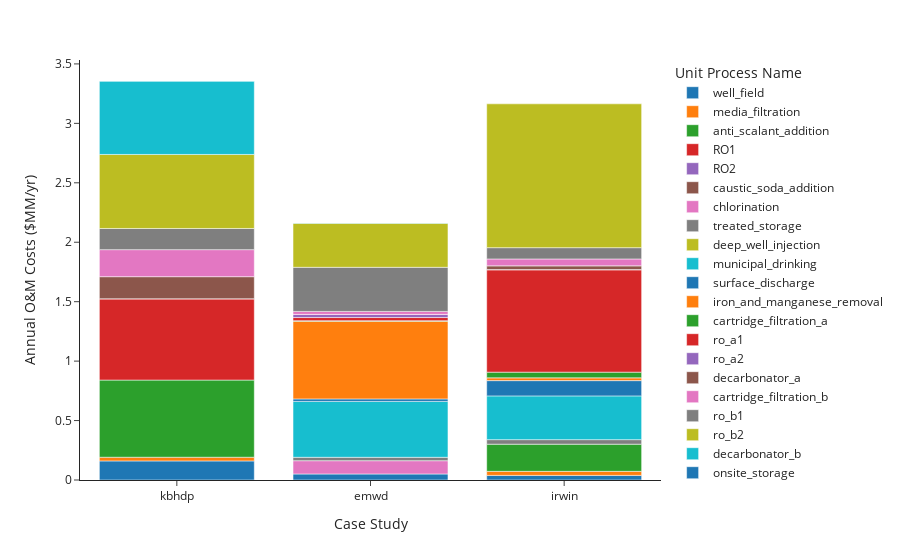

Notebook code cell kept with this figure:
### Code cell
fig = px.bar(sys_df, x="Case Study", y="Value", color="Unit Process Name",
              labels={"Variable": "",  "Value": "Annual O&M Costs ($MM/yr)"},
            template="simple_white")
fig.show()

### Figure 1 — Plotly figure (JSON) as saved in the notebook; plotly's stock layout.template omitted (floating-point values rounded to 4 significant figures)
{"data": [{"alignmentgroup": "True", "hovertemplate": "Unit Process Name=well_field<br>Case Study=%{x}<br>Annual O&M Costs ($MM/yr)=%{y}<extra></extra>", "legendgroup": "well_field", "marker": {"color": "#1F77B4"}, "name": "well_field", "offsetgroup": "well_field", "orientation": "v", "showlegend": true, "textposition": "auto", "type": "bar", "x": ["kbhdp", "emwd", "irwin"], "xaxis": "x", "y": [0.1606, 0.05065, 0.03879], "yaxis": "y"}, {"alignmentgroup": "True", "hovertemplate": "Unit Process Name=media_filtration<br>Case Study=%{x}<br>Annual O&M Costs ($MM/yr)=%{y}<extra></extra>", "legendgroup": "media_filtration", "marker": {"color": "#FF7F0E"}, "name": "media_filtration", "offsetgroup": "media_filtration", "orientation": "v", "showlegend": true, "textposition": "auto", "type": "bar", "x": ["kbhdp", "irwin"], "xaxis": "x", "y": [0.03104, 0.03412], "yaxis": "y"}, {"alignmentgroup": "True", "hovertemplate": "Unit Process Name=anti_scalant_addition<br>Case Study=%{x}<br>Annual O&M Costs ($MM/yr)=%{y}<extra></extra>", "legendgroup": "anti_scalant_addition", "marker": {"color": "#2CA02C"}, "name": "anti_scalant_addition", "offsetgroup": "anti_scalant_addition", "orientation": "v", "showlegend": true, "textposition": "auto", "type": "bar", "x": ["kbhdp", "irwin"], "xaxis": "x", "y": [0.6491, 0.2284], "yaxis": "y"}, {"alignmentgroup": "True", "hovertemplate": "Unit Process Name=RO1<br>Case Study=%{x}<br>Annual O&M Costs ($MM/yr)=%{y}<extra></extra>", "legendgroup": "RO1", "marker": {"color": "#D62728"}, "name": "RO1", "offsetgroup": "RO1", "orientation": "v", "showlegend": true, "textposition": "auto", "type": "bar", "x": ["kbhdp"], "xaxis": "x", "y": [0.6836], "yaxis": "y"}, {"alignmentgroup": "True", "hovertemplate": "Unit Process Name=RO2<br>Case Study=%{x}<br>Annual O&M Costs ($MM/yr)=%{y}<extra></extra>", "legendgroup": "RO2", "marker": {"color": "#9467BD"}, "name": "RO2", "offsetgroup": "RO2", "orientation": "v", "showlegend": true, "textposition": "auto", "type": "bar", "x": ["kbhdp"], "xaxis": "x", "y": [7.232e-05], "yaxis": "y"}, {"alignmentgroup": "True", "hovertemplate": "Unit Process Name=caustic_soda_addition<br>Case Study=%{x}<br>Annual O&M Costs ($MM/yr)=%{y}<extra></extra>", "legendgroup": "caustic_soda_addition", "marker": {"color": "#8C564B"}, "name": "caustic_soda_addition", "offsetgroup": "caustic_soda_addition", "orientation": "v", "showlegend": true, "textposition": "auto", "type": "bar", "x": ["kbhdp"], "xaxis": "x", "y": [0.1859], "yaxis": "y"}, {"alignmentgroup": "True", "hovertemplate": "Unit Process Name=chlorination<br>Case Study=%{x}<br>Annual O&M Costs ($MM/yr)=%{y}<extra></extra>", "legendgroup": "chlorination", "marker": {"color": "#E377C2"}, "name": "chlorination", "offsetgroup": "chlorination", "orientation": "v", "showlegend": true, "textposition": "auto", "type": "bar", "x": ["kbhdp", "emwd"], "xaxis": "x", "y": [0.2275, 0.1117], "yaxis": "y"}, {"alignmentgroup": "True", "hovertemplate": "Unit Process Name=treated_storage<br>Case Study=%{x}<br>Annual O&M Costs ($MM/yr)=%{y}<extra></extra>", "legendgroup": "treated_storage", "marker": {"color": "#7F7F7F"}, "name": "treated_storage", "offsetgroup": "treated_storage", "orientation": "v", "showlegend": true, "textposition": "auto", "type": "bar", "x": ["kbhdp", "emwd", "irwin"], "xaxis": "x", "y": [0.1779, 0.02868, 0.0382], "yaxis": "y"}, {"alignmentgroup": "True", "hovertemplate": "Unit Process Name=deep_well_injection<br>Case Study=%{x}<br>Annual O&M Costs ($MM/yr)=%{y}<extra></extra>", "legendgroup": "deep_well_injection", "marker": {"color": "#BCBD22"}, "name": "deep_well_injection", "offsetgroup": "deep_well_injection", "orientation": "v", "showlegend": true, "textposition": "auto", "type": "bar", "x": ["kbhdp"], "xaxis": "x", "y": [0.6227], "yaxis": "y"}, {"alignmentgroup": "True", "hovertemplate": "Unit Process Name=municipal_drinking<br>Case Study=%{x}<br>Annual O&M Costs ($MM/yr)=%{y}<extra></extra>", "legendgroup": "municipal_drinking", "marker": {"color": "#17BECF"}, "name": "municipal_drinking", "offsetgroup": "municipal_drinking", "orientation": "v", "showlegend": true, "textposition": "auto", "type": "bar", "x": ["kbhdp", "emwd", "irwin"], "xaxis": "x", "y": [0.6174, 0.47, 0.3681], "yaxis": "y"}, {"alignmentgroup": "True", "hovertemplate": "Unit Process Name=surface_discharge<br>Case Study=%{x}<br>Annual O&M Costs ($MM/yr)=%{y}<extra></extra>", "legendgroup": "surface_discharge", "marker": {"color": "#1F77B4"}, "name": "surface_discharge", "offsetgroup": "surface_discharge", "orientation": "v", "showlegend": true, "textposition": "auto", "type": "bar", "x": ["kbhdp", "emwd"], "xaxis": "x", "y": [0.0004031, 0.02121], "yaxis": "y"}, {"alignmentgroup": "True", "hovertemplate": "Unit Process Name=iron_and_manganese_removal<br>Case Study=%{x}<br>Annual O&M Costs ($MM/yr)=%{y}<extra></extra>", "legendgroup": "iron_and_manganese_removal", "marker": {"color": "#FF7F0E"}, "name": "iron_and_manganese_removal", "offsetgroup": "iron_and_manganese_removal", "orientation": "v", "showlegend": true, "textposition": "auto", "type": "bar", "x": ["emwd"], "xaxis": "x", "y": [0.6529], "yaxis": "y"}, {"alignmentgroup": "True", "hovertemplate": "Unit Process Name=cartridge_filtration_a<br>Case Study=%{x}<br>Annual O&M Costs ($MM/yr)=%{y}<extra></extra>", "legendgroup": "cartridge_filtration_a", "marker": {"color": "#2CA02C"}, "name": "cartridge_filtration_a", "offsetgroup": "cartridge_filtration_a", "orientation": "v", "showlegend": true, "textposition": "auto", "type": "bar", "x": ["emwd"], "xaxis": "x", "y": [0.005304], "yaxis": "y"}, {"alignmentgroup": "True", "hovertemplate": "Unit Process Name=ro_a1<br>Case Study=%{x}<br>Annual O&M Costs ($MM/yr)=%{y}<extra></extra>", "legendgroup": "ro_a1", "marker": {"color": "#D62728"}, "name": "ro_a1", "offsetgroup": "ro_a1", "orientation": "v", "showlegend": true, "textposition": "auto", "type": "bar", "x": ["emwd"], "xaxis": "x", "y": [0.02621], "yaxis": "y"}, {"alignmentgroup": "True", "hovertemplate": "Unit Process Name=ro_a2<br>Case Study=%{x}<br>Annual O&M Costs ($MM/yr)=%{y}<extra></extra>", "legendgroup": "ro_a2", "marker": {"color": "#9467BD"}, "name": "ro_a2", "offsetgroup": "ro_a2", "orientation": "v", "showlegend": true, "textposition": "auto", "type": "bar", "x": ["emwd"], "xaxis": "x", "y": [0.02621], "yaxis": "y"}, {"alignmentgroup": "True", "hovertemplate": "Unit Process Name=decarbonator_a<br>Case Study=%{x}<br>Annual O&M Costs ($MM/yr)=%{y}<extra></extra>", "legendgroup": "decarbonator_a", "marker": {"color": "#8C564B"}, "name": "decarbonator_a", "offsetgroup": "decarbonator_a", "orientation": "v", "showlegend": true, "textposition": "auto", "type": "bar", "x": ["emwd"], "xaxis": "x", "y": [0.0003133], "yaxis": "y"}, {"alignmentgroup": "True", "hovertemplate": "Unit Process Name=cartridge_filtration_b<br>Case Study=%{x}<br>Annual O&M Costs ($MM/yr)=%{y}<extra></extra>", "legendgroup": "cartridge_filtration_b", "marker": {"color": "#E377C2"}, "name": "cartridge_filtration_b", "offsetgroup": "cartridge_filtration_b", "orientation": "v", "showlegend": true, "textposition": "auto", "type": "bar", "x": ["emwd"], "xaxis": "x", "y": [0.02507], "yaxis": "y"}, {"alignmentgroup": "True", "hovertemplate": "Unit Process Name=ro_b1<br>Case Study=%{x}<br>Annual O&M Costs ($MM/yr)=%{y}<extra></extra>", "legendgroup": "ro_b1", "marker": {"color": "#7F7F7F"}, "name": "ro_b1", "offsetgroup": "ro_b1", "orientation": "v", "showlegend": true, "textposition": "auto", "type": "bar", "x": ["emwd"], "xaxis": "x", "y": [0.371], "yaxis": "y"}, {"alignmentgroup": "True", "hovertemplate": "Unit Process Name=ro_b2<br>Case Study=%{x}<br>Annual O&M Costs ($MM/yr)=%{y}<extra></extra>", "legendgroup": "ro_b2", "marker": {"color": "#BCBD22"}, "name": "ro_b2", "offsetgroup": "ro_b2", "orientation": "v", "showlegend": true, "textposition": "auto", "type": "bar", "x": ["emwd"], "xaxis": "x", "y": [0.371], "yaxis": "y"}, {"alignmentgroup": "True", "hovertemplate": "Unit Process Name=decarbonator_b<br>Case Study=%{x}<br>Annual O&M Costs ($MM/yr)=%{y}<extra></extra>", "legendgroup": "decarbonator_b", "marker": {"color": "#17BECF"}, "name": "decarbonator_b", "offsetgroup": "decarbonator_b", "orientation": "v", "showlegend": true, "textposition": "auto", "type": "bar", "x": ["emwd"], "xaxis": "x", "y": [0.001179], "yaxis": "y"}, {"alignmentgroup": "True", "hovertemplate": "Unit Process Name=onsite_storage<br>Case Study=%{x}<br>Annual O&M Costs ($MM/yr)=%{y}<extra></extra>", "legendgroup": "onsite_storage", "marker": {"color": "#1F77B4"}, "name": "onsite_storage", "offsetgroup": "onsite_storage", "orientation": "v", "showlegend": true, "textposition": "auto", "type": "bar", "x": ["irwin"], "xaxis": "x", "y": [0.1285], "yaxis": "y"}, {"alignmentgroup": "True", "hovertemplate": "Unit Process Name=hydrochloric_acid_addition<br>Case Study=%{x}<br>Annual O&M Costs ($MM/yr)=%{y}<extra></extra>", "legendgroup": "hydrochloric_acid_addition", "marker": {"color": "#FF7F0E"}, "name": "hydrochloric_acid_addition", "offsetgroup": "hydrochloric_acid_addition", "orientation": "v", "showlegend": true, "textposition": "auto", "type": "bar", "x": ["irwin"], "xaxis": "x", "y": [0.02322], "yaxis": "y"}, {"alignmentgroup": "True", "hovertemplate": "Unit Process Name=sodium_bisulfite_addition<br>Case Study=%{x}<br>Annual O&M Costs ($MM/yr)=%{y}<extra></extra>", "legendgroup": "sodium_bisulfite_addition", "marker": {"color": "#2CA02C"}, "name": "sodium_bisulfite_addition", "offsetgroup": "sodium_bisulfite_addition", "orientation": "v", "showlegend": true, "textposition": "auto", "type": "bar", "x": ["irwin"], "xaxis": "x", "y": [0.04799], "yaxis": "y"}, {"alignmentgroup": "True", "hovertemplate": "Unit Process Name=electrodialysis_reversal<br>Case Study=%{x}<br>Annual O&M Costs ($MM/yr)=%{y}<extra></extra>", "legendgroup": "electrodialysis_reversal", "marker": {"color": "#D62728"}, "name": "electrodialysis_reversal", "offsetgroup": "electrodialysis_reversal", "orientation": "v", "showlegend": true, "textposition": "auto", "type": "bar", "x": ["irwin"], "xaxis": "x", "y": [0.8612], "yaxis": "y"}, {"alignmentgroup": "True", "hovertemplate": "Unit Process Name=water_pumping_station<br>Case Study=%{x}<br>Annual O&M Costs ($MM/yr)=%{y}<extra></extra>", "legendgroup": "water_pumping_station", "marker": {"color": "#9467BD"}, "name": "water_pumping_station", "offsetgroup": "water_pumping_station", "orientation": "v", "showlegend": true, "textposition": "auto", "type": "bar", "x": ["irwin"], "xaxis": "x", "y": [0.001269], "yaxis": "y"}, {"alignmentgroup": "True", "hovertemplate": "Unit Process Name=lime_softening<br>Case Study=%{x}<br>Annual O&M Costs ($MM/yr)=%{y}<extra></extra>", "legendgroup": "lime_softening", "marker": {"color": "#8C564B"}, "name": "lime_softening", "offsetgroup": "lime_softening", "orientation": "v", "showlegend": true, "textposition": "auto", "type": "bar", "x": ["irwin"], "xaxis": "x", "y": [0.03158], "yaxis": "y"}, {"alignmentgroup": "True", "hovertemplate": "Unit Process Name=microfiltration<br>Case Study=%{x}<br>Annual O&M Costs ($MM/yr)=%{y}<extra></extra>", "legendgroup": "microfiltration", "marker": {"color": "#E377C2"}, "name": "microfiltration", "offsetgroup": "microfiltration", "orientation": "v", "showlegend": true, "textposition": "auto", "type": "bar", "x": ["irwin"], "xaxis": "x", "y": [0.05822], "yaxis": "y"}, {"alignmentgroup": "True", "hovertemplate": "Unit Process Name=reverse_osmosis<br>Case Study=%{x}<br>Annual O&M Costs ($MM/yr)=%{y}<extra></extra>", "legendgroup": "reverse_osmosis", "marker": {"color": "#7F7F7F"}, "name": "reverse_osmosis", "offsetgroup": "reverse_osmosis", "orientation": "v", "showlegend": true, "textposition": "auto", "type": "bar", "x": ["irwin"], "xaxis": "x", "y": [0.09489], "yaxis": "y"}, {"alignmentgroup": "True", "hovertemplate": "Unit Process Name=irwin_brine_management<br>Case Study=%{x}<br>Annual O&M Costs ($MM/yr)=%{y}<extra></extra>", "legendgroup": "irwin_brine_management", "marker": {"color": "#BCBD22"}, "name": "irwin_brine_management", "offsetgroup": "irwin_brine_management", "orientation": "v", "showlegend": true, "textposition": "auto", "type": "bar", "x": ["irwin"], "xaxis": "x", "y": [1.21], "yaxis": "y"}], "layout": {"barmode": "relative", "legend": {"title": {"text": "Unit Process Name"}, "tracegroupgap": 0}, "margin": {"t": 60}, "xaxis": {"anchor": "y", "domain": [0, 1], "title": {"text": "Case Study"}}, "yaxis": {"anchor": "x", "domain": [0, 1], "title": {"text": "Annual O&M Costs ($MM/yr)"}}}}
